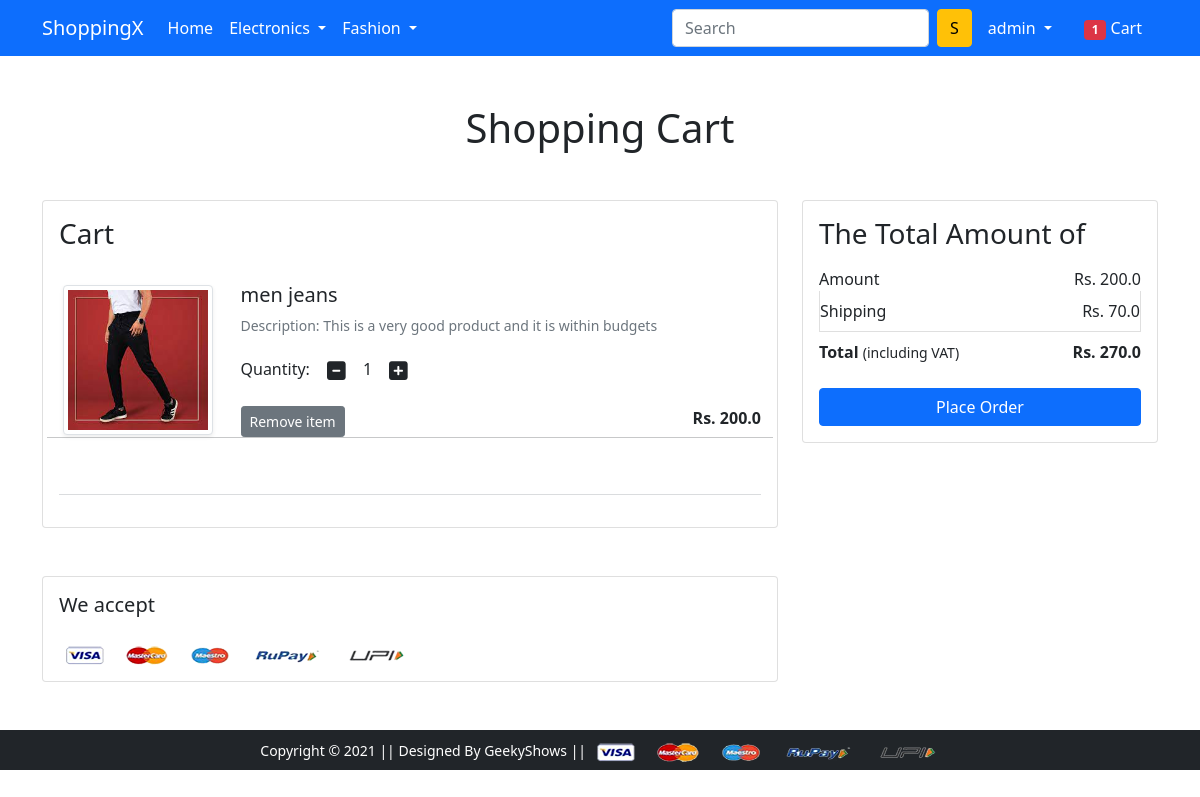
The app's page /cart/ (signed in) with its own data.
### app/models.py (models this page shows, shortened)
class Cart(models.Model):
    user = models.ForeignKey(User, on_delete=models.CASCADE)
    product = models.ForeignKey(Product, on_delete=models.CASCADE)
    quantity = models.PositiveIntegerField(default=1)

class Product(models.Model):
    title = models.CharField(max_length=100)
    selling_price = models.FloatField()
    discounted_price = models.FloatField()
    description = models.TextField()
    brand = models.CharField(max_length=100)
    category = models.CharField(choices=CATEGORY_CHOICES, max_length=2)
    product_image = models.ImageField(upload_to='productimg')

### app/views.py (the view)
# urls.py: path('cart/', views.show_cart, name='showcart'),
@login_required(login_url='login')
def show_cart(request):
    if(request.user.is_authenticated):
        user =  request.user
        cart_item = Cart.objects.filter(user =user)
        amount = 0.0
        shipping_amount = 70.0
        total_amount = 0.0
        cart_product = [p for p in Cart.objects.all() if p.user == user]
        item_count = 0
        if cart_product:
            for p in cart_product:
                temp_amount = p.quantity * p.product.discounted_price
                amount += temp_amount
                item_count += 1
            total_amount = amount + shipping_amount
            return render(request, 'app/addtocart.html', {'cart_item': cart_item, 'total_amount' : total_amount, 'shipping_amount' : shipping_amount, 'amount' : amount, 'item_count' : item_count})
        else:return render(request, 'app/empty_cart.html', {'item_count' : item_count})

### app/templates/app/addtocart.html (shortened to what this page needs)
{% extends 'app/base.html' %}
{% load static %}
{% block main-content %}
<div class="container my-5">
 <div class="row">
  <h1 class="text-center mb-5">Shopping Cart</h1>
  <div class="col-sm-8">
  <div class="card">
   <div class="card-body">
    <h3>Cart</h3>
    <div class="row py-4">
     {% for cart in cart_item %}
     <div class="col-sm-3 text-center align-self-center"><img src="{{cart.product.product_image.url}}" alt="" srcset="" class="img-fluid img-thumbnail shadow-sm" height="150" width="150"> </div>
     <div class="col-sm-9">
      <div >
       <h5>{{cart.product.title}}</h5>
       <p class="mb-2 text-muted small">Description: {{cart.product.description}}</p>
       <div class="my-3">
        <label for="quantity">Quantity:</label>
        <a class="minus-cart btn" pid="{{cart.product.id}}">   <i class="fas fa-minus-square fa-lg">   </i></a>
          <span id="quantity{{cart.product.id}}">{{cart.quantity}}</span>
        <a class="plus-cart btn" pid="{{cart.product.id}}"><i class="fas fa-plus-square fa-lg"></i></a>
       </div>
       <div class="d-flex justify-content-between">
        <a href="#" class="btn btn-sm btn-secondary mr-3 remove-cart" pid="{{cart.product.id}}" >Remove item </a>
        <p class="mb-0"><span><strong>Rs. {{cart.product.discounted_price}}</strong></span></p>
       </div>
      </div>
     </div><hr>
     {% endfor %}
    </div>
    <hr class="text-muted">
   </div>
   </div>
  </div>
  <div class="col-sm-4">
   <div class="card">
    <div class="card-body">
      <h3>The Total Amount of</h3>
      <ul class="list-group">
       <li class="list-group-item d-flex justify-content-between align-items-center border-0 px-0 pb-0">Amount<span>Rs. <span id="amount">{{amount}}</span></span></li>
       <li class="list-group-item d-flex justify-content-between align-items-center px-0">Shipping<span id="shipping_amount">Rs. {{shipping_amount}}</span></li>
       <li class="list-group-item d-flex justify-content-between align-items-center border-0 px-0 mb-3">
        <div>
           <strong>Total</strong> <small>(including VAT)</small>
         </div>
         <span><strong>Rs. <strong id="total_amount">{{total_amount}}</strong></strong></span>
       </li>
      </ul>
      <div class="d-grid"><a href="{% url 'checkout' %}" class="btn btn-primary">Place Order</a></div>
    </div>
   </div>
  </div>
 </div>
</div>
<div class="container">
 <div class="row">
  <div class="col-sm-8">
   <div class="card">
    <div class="card-body">
      <h5 class="mb-4">We accept</h5>
      <img src="{% static 'app/images/payment.png' %}" alt="" class="img-fluid">
    </div>
  </div>
  </div>
 </div>
</div>
{% endblock main-content %}

### app/templates/app/base.html (shortened to what this page needs)
<!doctype html>
{% load static %}
<html lang="en">
  <head>
    <link href="https://cdn.jsdelivr.net/npm/bootstrap@5.0.0-beta1/dist/css/bootstrap.min.css" rel="stylesheet">
    <link rel="stylesheet" href="{% static 'app/css/owl.carousel.min.css' %}">
    <link rel="stylesheet" href="{% static 'app/css/all.min.css' %}">
    <link rel="stylesheet" href="{% static 'app/css/style.css' %}">
  </head>
  <body>
    <nav class="navbar navbar-expand-lg navbar-dark bg-primary">
     <div class="container">
       <a class="navbar-brand" href="/">ShoppingX</a>
       <div class="collapse navbar-collapse" id="navbarSupportedContent">
         <ul class="navbar-nav me-auto mb-2 mb-lg-0">
           <li class="nav-item">
             <a class="nav-link active" aria-current="page" href="/">Home</a>
           </li>
           <li class="nav-item dropdown">
             <a class="nav-link dropdown-toggle text-white" href="#" id="electronicsDropdown" role="button" data-bs-toggle="dropdown" aria-expanded="false">
               Electronics
             </a>
           </li>
           <li class="nav-item dropdown">
             <a class="nav-link dropdown-toggle text-white" href="#" id="fashionDropdown" role="button" data-bs-toggle="dropdown" aria-expanded="false">
               Fashion
             </a>
           </li>
         </ul>
         <form class="d-flex">
           <input class="form-control me-2" type="search" placeholder="Search" aria-label="Search">
           <button class="btn btn-warning" type="submit">S</button>
         </form>
         <div>
          <ul class="navbar-nav me-auto mb-2 mb-lg-0">
            {% if request.user.is_authenticated %}
           <li class="nav-item dropdown mx-2">
              <a class="nav-link dropdown-toggle text-white" href="#" id="profileDropdown" role="button" data-bs-toggle="dropdown" aria-expanded="false">
                {{request.user.username}}
              </a>
            </li>
            <li class="nav-item mx-2">
             <a href="{% url 'showcart' %}" class="nav-link text-white"><span class="badge bg-danger">{{item_count}}</span> Cart </a>
            </li>
            {% endif %}
          </ul>
         </div>
       </div>
     </div>
    </nav>
    {% block main-content %} {% endblock main-content %}
    <footer class="container-fluid bg-dark text-center p-2 mt-5">
        <small class="text-white">Copyright &copy; 2021 || Designed By GeekyShows || </small>
        <img src="{% static 'app/images/payment.png' %}" alt="" srcset="" class="img-fluid" height="2px">
    </footer>
  </body>
</html>

### records on screen
Cart: product.product_image (picture), product "men jeans", product.description "This is a very good product and it is within budgets", quantity "1", product.discounted_price "200.0"

### other values on screen
{{ request.user.username }} "admin"
{{ item_count }} "1"
{{ amount }} "200.0"
{{ shipping_amount }} "70.0"
{{ total_amount }} "270.0"
